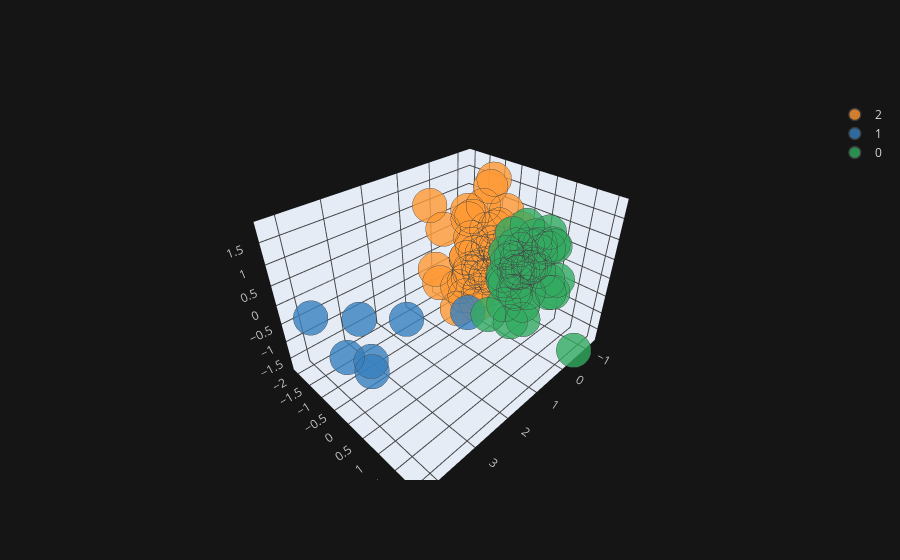

Source (notebook cell):
### Code cell
Xp.join(df[["title"]]).iplot(kind="scatter3d", x="p1", y="p2", z="p3", mode="markers", categories="cl", text="title", theme="solar")

### Figure 1 — Plotly figure (JSON) as saved in the notebook; plotly's stock layout.template omitted (floating-point values rounded to 4 significant figures)
{"data": [{"marker": {"color": "rgba(255, 153, 51, 1.0)", "line": {"width": 1.3}, "opacity": 0.8, "size": 12, "symbol": "circle"}, "mode": "markers", "name": "2", "text": ["'The Hobbit: The Desolation of Smaug' Trailer Is Finally Here", "Amazon Takes on Captain America and Blocks Preorders of Disney Titles", "NFL Mascot Apologizes for Insensitive Tweet About Suicide", "Why Leprechauns Shouldn't Use Social Media", "Must Reads: Artisanal Toast, No More Open Internet and More", "A 'Boyhood' vs. 'Birdman' Oscar showdown is taking shape already", "McCain: U.S. Had 'Won' in Iraq Until Obama Pulled Troops", "SEC Suspends Trading of Cynk, the Mysterious Tech Company Briefly Worth $6 Billion", "Lyft Won't Back Down After Threats by New York City Regulators", "'Fault in Our Stars' author sends books to Ferguson library after director's AMA", "China's Online Population Rises by 51 Million in 2012", "Google's 'Pay Per Gaze' and the Future of Connected Advertising", "Discovery Communications Invests in 24/7 TV Channel for Dogs", "Ferry Capsizes in Bangladesh With Hundreds on Board", "British Movie Villains Take Center Stage in New Jaguar Super Bowl Ad", "Kim Jong-Un's Life Parodied in New 'Draw My Life' Video", "Taylor Swift's New Song 'Out of the Woods' Is Already No. 1 on iTunes", "Popular YouTube Star PewDiePie Cuts Comments", "6 Rules to Live by When Starting a Subscription Business", "'Offline' Beer Glass Stops Antisocial Phone Use in Bars", "San Francisco 49ers drop Ray McDonald following sexual assault investigation", "'Breaking Bad' Vs. 'Homeland': Battle of the Sauls", "The Facebook Graveyard: 10 Products the Site Killed", "Discuss the Culture of Startups in Our #StartupDiversity Twitter Chat", "Twitter Adds Adobe Social, Visible Technologies as Partners", "Anti-Selfie Short Film Tells Us Your Behavior Makes Celebs Really Sad", "See the Trailer for the Wachowskis' Space Epic, 'Jupiter Ascending'", "Airport Scanners No Longer Show Graphic Body Images, TSA Says", "Yahoo May Bring Ads to Tumblr Blogs -- With Permission", "Google Debuts 'Art Talks' Series to Reveal Stories Behind Masterpieces", "Star of Syfy's Zombie Show 'Z Nation' Explains Why It's Not 'The Walking Dead'", "Kitchensurfing Raises $15 Million to Bring Private Chefs to Your Home", "Adobe's Photoshop Express Now on Windows Phone", "14 Freaky Photos From the Frigid 49ers-Packers Game", "Carrier Alerts Help Consumers Avoid 'Bill Shock'", "Viral Video Recap: Your Chance to Crush Stuff With Schwarzenegger and More", "J.J. Abrams' Bad Robot Releases Cryptic 'Stranger' Teaser", "France Considering an 'Internet Tax' on Personal Data", "8 Places That Are Pricier in Times Square Than the Rest of NYC", "Foursquare CEO on Splitting Its App: 'At First, We Thought It Was Crazy'", "Outbox Makes Your Snail Mail Digital", "This Year May Be the Slowest Start to the U.S. Tornado Season, Ever", "AirTHC Lets Colorado Tourists Book Weed-Friendly Rentals", "Denis Leary Is Heading Back to TV in 'Sex&Drugs&Rock&Roll' for FX", "Project Wing vs. Prime Air: Google's Drones Soar Above Amazon's", "30 Overused Buzzwords in Digital Marketing", "Google Glass Developers Strive for Hit Apps", "Wisdom Teeth Surgery Drugs Take #IceBucketChallenge to Next Level", "Must Reads: CNN's MH370 Complex, Motherless on Mother's Day and More"], "textfont": {"color": "#D9D9D9"}, "type": "scatter3d", "x": [1.384, 0.7095, -0.8347, -0.6875, -0.6794, 0.3036, 0.201, 0.5177, 1.028, 0.3524, -0.6727, -0.7071, -0.2763, -0.4764, 0.2128, -0.4964, -0.01465, 0.08321, 0.615, -0.01362, 0.1529, -0.5372, -0.3797, 0.07776, -1.171, 0.1081, 0.119, -0.5197, -1.064, 0.3301, 0.2608, -1.258, -0.4835, 0.2685, -0.6745, -0.02177, -1.267, -1.098, 0.007382, -0.3919, -0.5808, -0.5853, 0.06369, 0.001202, -0.2107, -0.2865, -0.3398, -0.4244, 0.503], "y": [-0.4374, -1.302, -1.153, -0.5446, -0.7905, 0.01814, -0.2833, -0.7047, 0.03822, -1.385, -0.3355, -0.8103, -0.1837, -1.397, -0.5963, -0.9361, -0.4125, -0.6967, 0.03427, -0.7991, -2.06, -0.6066, -1.238, -0.2332, -0.6652, -0.8044, 0.03687, -0.3592, -0.1799, -0.1677, -0.6882, -0.219, -0.04761, -0.5299, -0.6308, -0.6313, -1.303, -0.4093, -0.08951, -1.282, -0.8936, -0.1763, -0.679, -0.829, -0.4336, -0.2393, -0.1936, -0.7488, -0.7303], "z": [-0.02946, -0.3636, 0.8979, -0.005998, -0.96, 0.7473, -0.2237, -0.6987, 0.6777, 0.5864, -0.0808, -0.2305, 0.2151, -1.343, 0.6021, -0.6937, 0.1517, -0.3618, -0.7939, -0.5535, 0.9225, 1.825, 0.655, 0.908, 0.8077, 1.197, 1.079, 0.7611, -0.361, -0.7231, -1.098, 0.4305, 0.1499, 1.198, 0.1049, 0.09826, 1.227, 0.2351, -0.2953, -0.5007, -1.457, -0.2109, 0.3277, -0.7148, -0.6326, -0.1797, -0.7007, -0.493, -1.396]}, {"marker": {"color": "rgba(55, 128, 191, 1.0)", "line": {"width": 1.3}, "opacity": 0.8, "size": 12, "symbol": "circle"}, "mode": "markers", "name": "1", "text": ["Gripping 'Game of Thrones' Season 4 Trailers Revealed on Vine", "Uber is expanding its carpooling service to New York City", "Singer Jessie J to Unveil New Single at UK-Based Facebook Live Event", "'Minecraft' is getting a story-based spinoff game", "10 Android games worth paying for", "How to turn your entire team into brand evangelists", "Stella Young dies: 'I'm not your inspiration, thank you very much'"], "textfont": {"color": "#D9D9D9"}, "type": "scatter3d", "x": [3.371, 3.74, 4.243, 3.682, 2.311, 3.884, 4.205], "y": [0.8041, 0.06844, 0.08793, -0.2422, 1.281, 0.2858, -1.17], "z": [0.7536, -0.5076, -0.05189, 0.3366, 0.5813, -0.5326, 0.1387]}, {"marker": {"color": "rgba(50, 171, 96, 1.0)", "line": {"width": 1.3}, "opacity": 0.8, "size": 12, "symbol": "circle"}, "mode": "markers", "name": "0", "text": ["Viral Video Recap: Talking Cats, Flying Dogs and More", "Larry Page: Tech Is 'Not a Zero-Sum Game' ", "Someone, Please, Get Marco Rubio a Glass of Water", "4 Tips for Navigating Your Desktop Like a Boss", "'Got Talent' and 'The X Factor' Launch YouTube Channels for Best Videos", "This Software Will Let Anyone Create Virtual Reality Games", "This Smart Lighter Will Help You Quit Smoking", "Did Dove Rip Off This Popular Vine Video?", "Amazon Puts Gay Twist on Long-Running Kindle Campaign", "10 Online Grocery Services for You to Check Out", "5 Can't-Miss Apps: 'Angry Birds Epic' and More", "Holy Huskies! UConn Takes 2014 NCAA Men's Basketball Title", "Glasses Tricks for Every 4 Eyes", "The True Test of Nerd Knowledge", "Online Retailers Likely to Skip New Credit Card Surcharge", "15 Kids Who Clearly Dressed Themselves", "U.S. Navy to Deploy Laser Weapon This Summer", "TV Ad Campaign Tries to Put a Friendly Face on DNA Testing", "Pussy Riot Visits NYC Jail to Support Occupy Wall Street Hero", "15 Captivating Photos of the Government Shutdown", "AOL Still Relies on Dial-Up Profit as Its Media Shift Continues", "Is This the Greatest Vine of All Time?", "Twitter Unveils Exclusive Feature For Verified Users", "The Stray Rover on the Far Side of Mars ", "Mindy Kaling Tells the Harvard Law Graduating Class They're All Nerds", "Indestructible Soccer Ball Brings Sport to Kids Who Need It Most", "9 Gift Ideas for Foodies", "BatKid Rises: Adorable Make-a-Wish Hero Gets Epic Movie Trailer ", "Giphy Wants to Make GIFs More Legit", "5 Upcoming Events To Re-Engage You With Your Work", "By Popular Demand: Quora Adds Traffic-Tracking Tool for Writers", "Google Starts Scanning All Android Apps For Malware", "Apple Pay Will Work Outside the U.S., But There's a Catch", "50+ Events in Game Design, Business Development and More", "Pornhub Gets a Record Label, Wants You to Sing its Anthem", "Sometimes Game Glitches Are Just Perfect", "This Is What It Looks Like to Get Smashed in the Color Run", "James Franco Announces Comedy Central Roast in Instagram Video ", "How to Identify a Wannabe Thought Leader", "Kid Just Wanted 1 Like on YouTube -- Now He's Reddit's Newest Celeb", "Knitted Food Photography Looks Good Enough to Eat", "Airbnb vs. New York: A Fight Over What It Means to Share", "How to Survive Armageddon With Pinterest", "Watch the 'True Blood' Season 6 Trailer "], "textfont": {"color": "#D9D9D9"}, "type": "scatter3d", "x": [-0.7089, -0.9526, -0.997, -0.1949, -0.03811, 0.8685, -0.1159, -0.7958, -0.6015, -0.2061, -0.1653, -1.129, -0.5182, -1.131, 0.1658, -0.6947, -0.714, -0.2178, 0.1077, -0.28, 0.2431, -0.3135, -0.6816, 0.5179, -0.6643, -0.6307, -0.6295, 0.388, -0.9255, -1.159, -0.6799, -0.4445, -0.1801, -0.3022, 0.009535, 0.3807, 0.4624, -0.07499, -0.866, -0.3091, -0.7428, -0.4375, -0.8841, -0.343], "y": [0.3652, 0.3146, 0.4412, 0.4695, 1.501, 0.9409, 0.5186, 1.254, 0.2476, 0.2143, 1.099, 0.2867, 0.8355, 0.7988, 0.422, 0.5901, 0.02903, 1.078, 0.4425, 0.6053, 0.8466, 1.459, -0.03698, 1.303, -0.0525, 0.1365, 2.082, 0.6434, 0.07022, 0.7868, 0.155, 0.3781, 0.5037, 0.4574, 0.3065, 0.2007, 1.25, 0.8558, 0.206, 1.189, 0.5127, 1.291, 0.8096, 0.7866], "z": [0.4238, -0.3396, -0.207, -0.6025, 1.126, 0.5781, -1.473, -0.1917, -0.35, 0.1376, 0.7638, 0.4727, 0.7057, 0.4541, -0.1452, 0.4969, 0.2855, 0.2424, -0.8628, 1.183, 0.07479, -0.1955, -0.08929, -0.5921, 0.5834, -0.3881, -1.753, -0.02392, -0.5735, -0.5927, -0.2758, 0.4163, 0.3346, -0.7157, 0.4956, -1.146, 0.8472, -0.7489, -0.4311, 0.8377, -0.1448, -0.353, 0.8691, -0.5539]}], "layout": {"legend": {"bgcolor": "#151516", "font": {"color": "#D9D9D9"}}, "paper_bgcolor": "#151516", "plot_bgcolor": "#151516", "scene": {"xaxis": {"gridcolor": "#434343", "showgrid": true, "tickfont": {"color": "#C2C2C2"}, "title": {"font": {"color": "#D9D9D9"}, "text": ""}, "zerolinecolor": "#666570"}, "yaxis": {"gridcolor": "#434343", "showgrid": true, "tickfont": {"color": "#C2C2C2"}, "title": {"font": {"color": "#D9D9D9"}, "text": ""}, "zerolinecolor": "#666570"}, "zaxis": {"gridcolor": "#434343", "showgrid": true, "tickfont": {"color": "#C2C2C2"}, "title": {"font": {"color": "#D9D9D9"}, "text": ""}, "zerolinecolor": "#666570"}}, "title": {"font": {"color": "#D9D9D9"}}}}
